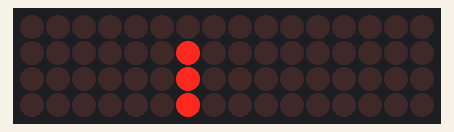
This sketch was run on a simulated Arduino Uno, built with avr-gcc and run on an emulated ATmega328P. Parts: 16×4 LED matrix. Wiring (inferred from the names in the program): LED cube drawn one layer per row (orientation assumed): layers pin 16, pin 17, pin 18, pin 19; columns pin 0, pin 1, pin 2, pin 3, pin 4, pin 5, pin 6, pin 7, pin 8, pin 9, pin 10, pin 11, pin 12, pin 13, pin 14, pin 15.

Above: at 0.39 s.
At 5.29 s:
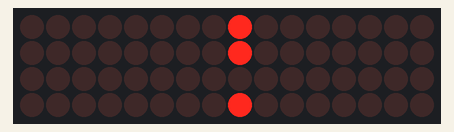
At 10.29 s:
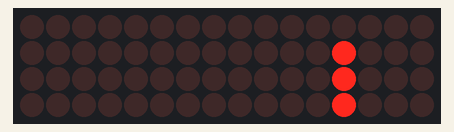
At 20.15 s:
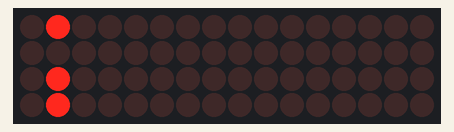
At 30.01 s:
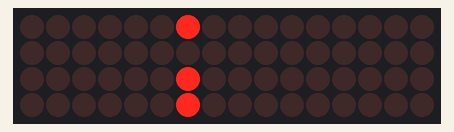
At 39.87 s:
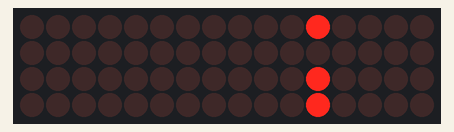

The sketch:

B04707_04_01.ino
```cpp
#include <avr/pgmspace.h> // allows use of PROGMEM to store patterns in flash

#define CUBESIZE 4
#define PLANESIZE CUBESIZE*CUBESIZE
#define PLANETIME 3333 // time each plane is displayed in us -> 100 Hz refresh
#define TIMECONST 5 // multiplies DisplayTime to get ms

/*
** Defining pins in array makes it easier to rearrange how cube is wired
** Adjust numbers here until LEDs flash in order - L to R, T to B
** Note that analog inputs 0-5 are also digital outputs 14-19!
** Pin DigitalOut0 (serial RX) and AnalogIn5 are left open for future apps
*/

int LEDPin[] = {0, 1, 2, 3, 4, 5, 6, 7, 8, 9, 10, 11, 12, 13, 14, 15};
int LEDPinCount = 16;
int PlanePin[] = {16, 17, 18, 19};
int PlanePinCount  = 4;

// initialization
void setup()
{
  int pin; // loop counter
  // set up LED pins as output (active HIGH)
  for (pin = 0; pin < PLANESIZE; pin++) {
    pinMode( LEDPin[pin], OUTPUT );
  }
  // set up plane pins as outputs (active LOW)
  for (pin = 0; pin < CUBESIZE; pin++) {
    pinMode( PlanePin[pin], OUTPUT );
  }
}

void loop() {
  loopFor();
}

// the principles of using 4 planes and 16 pins - here we loop over each, turning on and off in turn
void loopFor()
{
  for (int thisPlane = 0; thisPlane < PlanePinCount; thisPlane++) {
    for (int thisPin = 0; thisPin < LEDPinCount; thisPin++) {

      planesOff();
      digitalWrite(LEDPin[thisPin], HIGH);
      digitalWrite(PlanePin[thisPlane], LOW);

      delay(50);

      digitalWrite(LEDPin[thisPin], LOW);
      digitalWrite(PlanePin[thisPlane], HIGH);

    }
  }
}

void planesOff() {
  for (int thisPlane = 0; thisPlane < PlanePinCount; thisPlane++) {
    digitalWrite(PlanePin[thisPlane], HIGH);
  }
}
```
